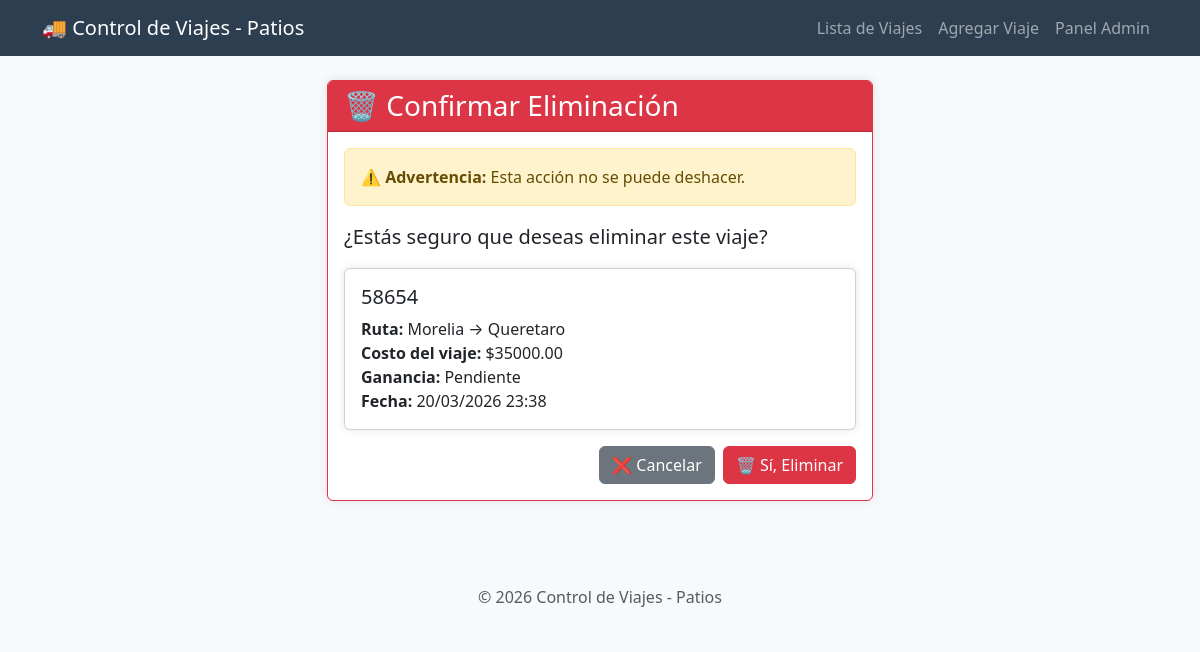
The page /borrar/3/ (signed in) on the database its author committed.
### trailers/models.py (models this page shows, shortened)
class Viaje(models.Model):
    numero_viaje = models.CharField(max_length=100, unique=True, verbose_name="Número de viaje")
    numero_contenedor = models.CharField(max_length=100, blank=True, verbose_name="Número de contenedor")
    numero_factura = models.CharField(max_length=100, blank=True, verbose_name="Número de factura")
    origen = models.CharField(max_length=200, verbose_name="Origen")
    destino = models.CharField(max_length=200, verbose_name="Destino")
    pagado = models.BooleanField(default=False, verbose_name="¿Viaje pagado?")
    fecha_pago = models.DateField(null=True, blank=True, verbose_name="Fecha de pago")
    fecha_viaje = models.DateField(null=True, blank=True, verbose_name="Fecha de viaje")
    gastos_casetas = models.DecimalField(max_digits=10, decimal_places=2, default=0, verbose_name="Gastos de casetas")
    gastos_diesel = models.DecimalField(max_digits=10, decimal_places=2, default=0, verbose_name="Gastos de diesel")
    otros_gastos = models.DecimalField(max_digits=10, decimal_places=2, default=0, verbose_name="Otros gastos")
    costo_viaje = models.DecimalField(max_digits=10, decimal_places=2, verbose_name="Costo del viaje")
    ganancia = models.DecimalField(max_digits=10, decimal_places=2, null=True, blank=True, verbose_name="Ganancia")
    fecha_creacion = models.DateTimeField(auto_now_add=True, verbose_name="Fecha de creación")
    fecha_actualizacion = models.DateTimeField(auto_now=True, verbose_name="Última actualización")
    class Meta:
        verbose_name = "Viaje"
        verbose_name_plural = "Viajes"
        ordering = ['-fecha_creacion']

### trailers/views.py (the view)
# urls.py: path('borrar/<int:viaje_id>/', views.borrar_viaje, name='borrar_viaje'),
@login_required
def borrar_viaje(request, viaje_id):
    viaje = get_object_or_404(Viaje, id=viaje_id)
    if request.method == 'POST':
        viaje.delete()
        messages.success(request, 'Viaje eliminado exitosamente.')
        return redirect('lista_viajes')
    return render(request, 'trailers/borrar_viaje.html', {'viaje': viaje})

### trailers/templates/trailers/borrar_viaje.html (shortened to what this page needs)
{% extends 'trailers/base.html' %}
{% block content %}
<div class="row justify-content-center">
    <div class="col-md-6">
        <div class="card border-danger">
            <div class="card-header bg-danger text-white">
                <h3 class="mb-0">🗑️ Confirmar Eliminación</h3>
            </div>
            <div class="card-body">
                <div class="alert alert-warning">
                    <strong>⚠️ Advertencia:</strong> Esta acción no se puede deshacer.
                </div>
                <p class="lead">¿Estás seguro que deseas eliminar este viaje?</p>
                <div class="card mb-3">
                    <div class="card-body">
                        <h5 class="card-title">{{ viaje.numero_viaje }}</h5>
                        <p class="card-text">
                            <strong>Ruta:</strong> {{ viaje.origen }} → {{ viaje.destino }}<br>
                            <strong>Costo del viaje:</strong> ${{ viaje.costo_viaje }}<br>
                            <strong>Ganancia:</strong> {% if viaje.ganancia %}${{ viaje.ganancia }}{% else %}Pendiente{% endif %}<br>
                            <strong>Fecha:</strong> {{ viaje.fecha_creacion|date:"d/m/Y H:i" }}
                        </p>
                    </div>
                </div>
                <form method="post">
                    <div class="d-grid gap-2 d-md-flex justify-content-md-end">
                        <a href="{% url 'lista_viajes' %}" class="btn btn-secondary">
                            ❌ Cancelar
                        </a>
                        <button type="submit" class="btn btn-danger">
                            🗑️ Sí, Eliminar
                        </button>
                    </div>
                </form>
            </div>
        </div>
    </div>
</div>
{% endblock %}

### trailers/templates/trailers/base.html (style rules this page uses)
body { background-color: #f8f9fa; }
.card { box-shadow: 0 0 10px rgba(0,0,0,0.1); margin-bottom: 20px; }

### rows shown on the page
Viaje: numero_viaje "58654", origen "Morelia", destino "Queretaro", costo_viaje "35000.00", fecha_creacion "20/03/2026 23:38"
